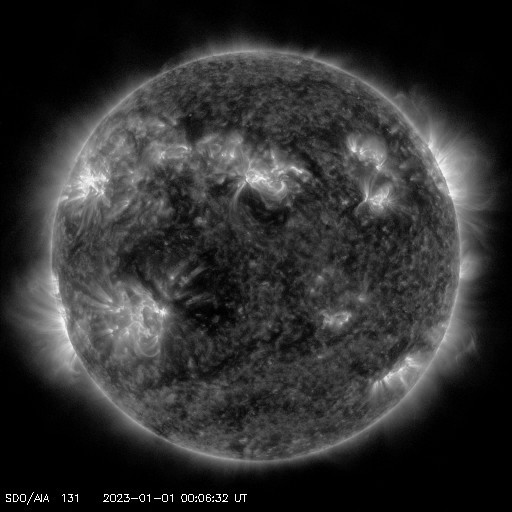
#> input picture images/2_0131.jpg, 512 x 512 px, found by its file name
$ python pillow_tutorial.py
#> lines starting #> are read from the running program, lines starting #| are printed output that depends on the picture
# ref: https://pillow.readthedocs.io/en/stable/handbook/tutorial.html


# Take the value of each pixel and multiply by 10.
from PIL import Image
infile = '2_0131.jpg'

with Image.open(infile) as im:
#> im is the input picture: PIL image 512x512 RGB; min 0, max 255, mean 47.8
    out = im.point(lambda i: i * 10)
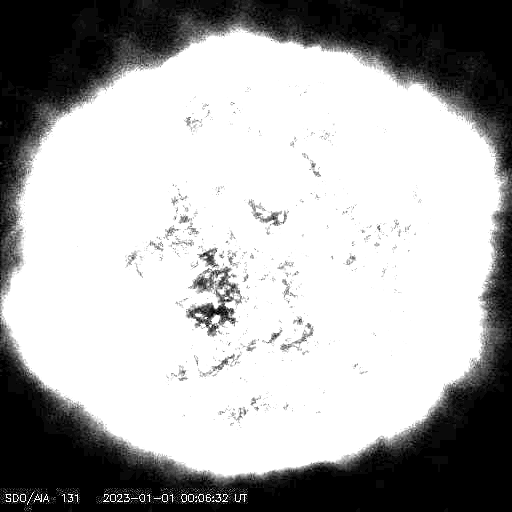
#> out: PIL image 512x512 RGB; min 0, max 255, mean 172.6
#out.show()

# create a mask
infile = '9_1700.jpg'

with Image.open(infile) as im:
    # select regions where pixel value is less than 100
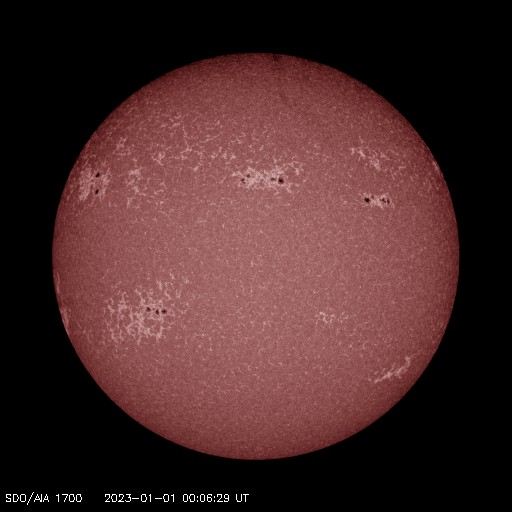
#> input picture images/9_1700.jpg, 512 x 512 px, found by its file name
#> im is the input picture: PIL image 512x512 RGB; mean R, G, B 70.2, 40.4, 40.3
    mask = im.point(lambda i: i < 100 and 255)
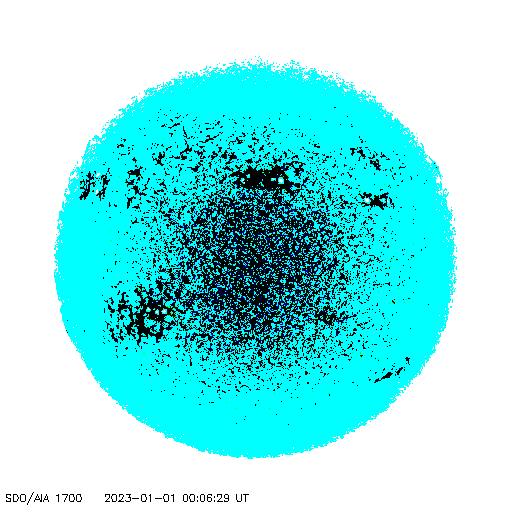
#> mask: PIL image 512x512 RGB; mean R, G, B 134.5, 230.2, 231.2

mask.show()
